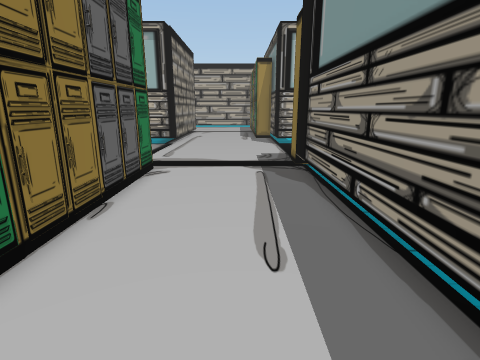
view 1 (above)

17 first-person views from a walk through a scene from a Unity 3-D project. The camera is 1.2 m above the floor, tilts 14° down and sees 80° across. The floor is counted in squares, 0.44 m on a side. Each view is taken from the middle of a square. On the plan, view 1 faces up. The plan holds only what a view shows up to about 20 squares ahead; the rest is blank. The place goes on beyond the plan. The player is left out. Some surface patterns are stand-ins.

view 2
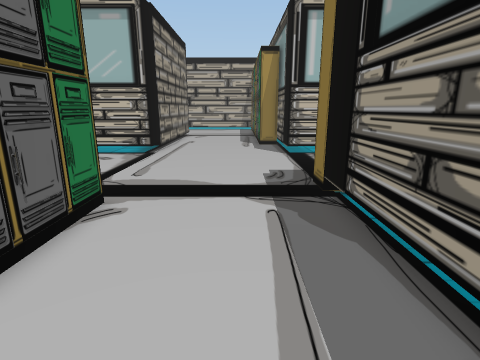

view 3
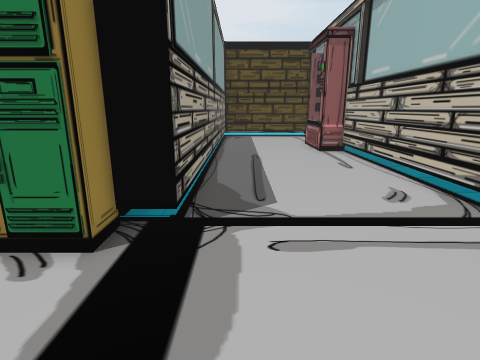

view 4
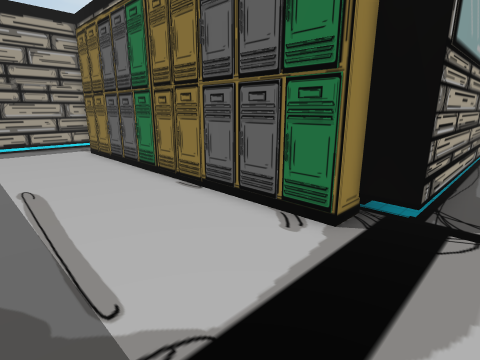

view 5
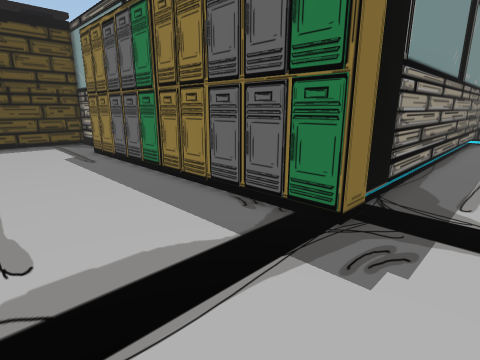

view 6
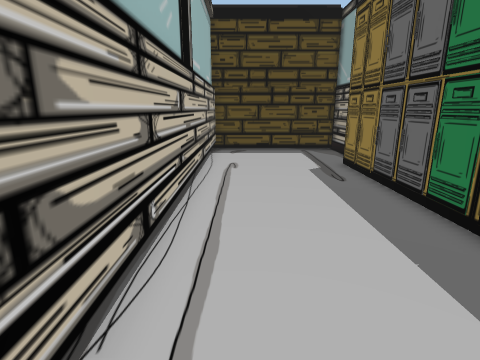

view 7
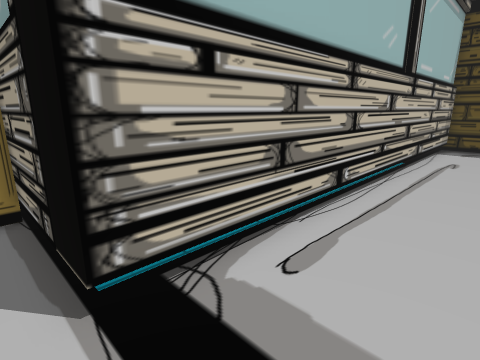

view 8
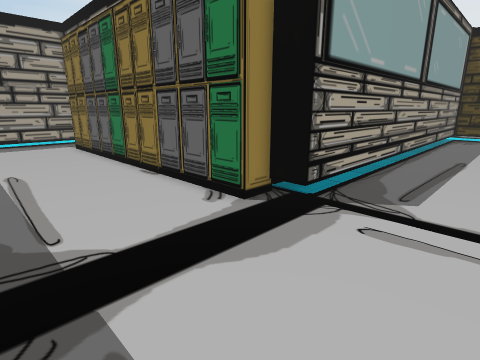

view 9
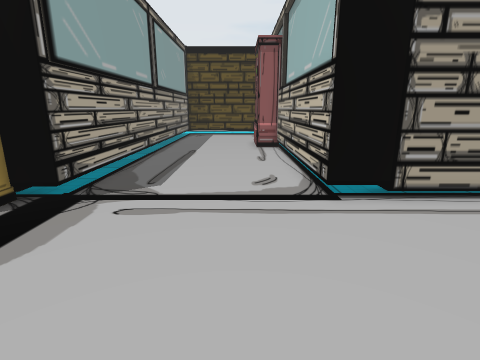

view 10
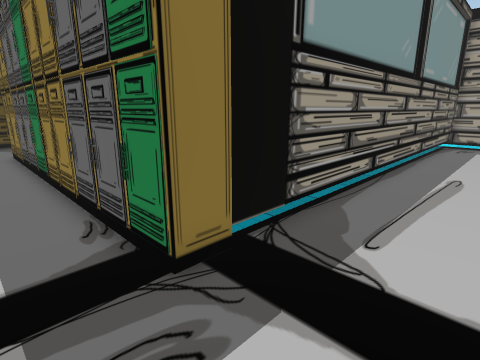

view 11
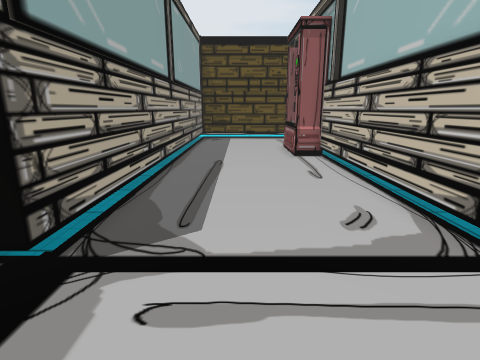

view 12
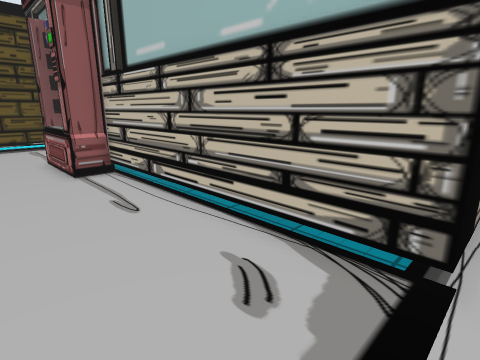

view 13
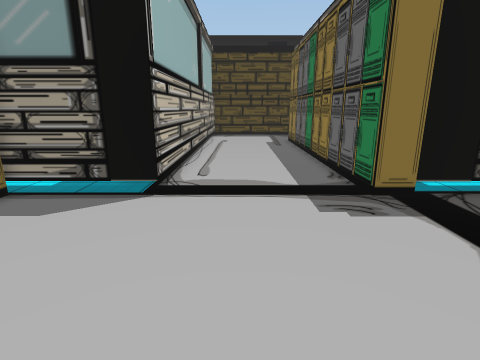

view 14
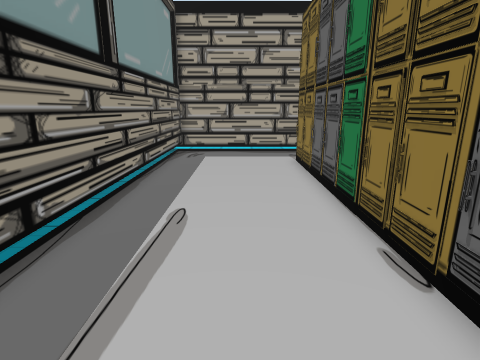

view 15
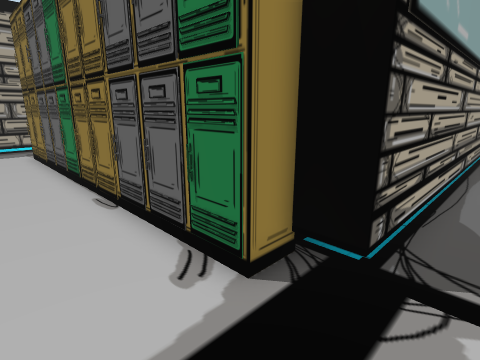

view 16
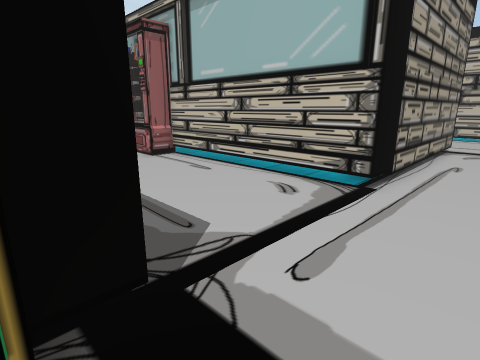

view 17
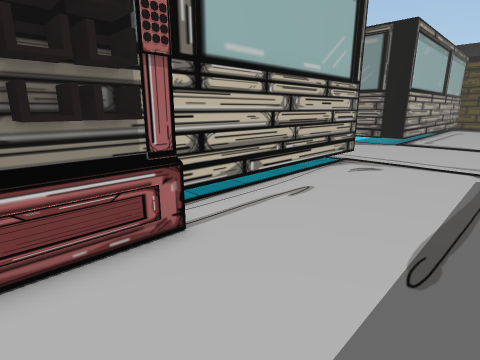

### Floor plan
Points are (right, up) in squares from view 1. A wall is a line through its corners. A room is listed if a view was taken in it or the views show most of it. See-through windows are left out.
Room 1 (views 1, 2, 3, 4, 5, 6, 7, 8, 9, 10, 11, 12, 13, 14, 15, 16, 17)
walls: (-5.4, 26.5) (-5.4, 22.7) (-21.5, 22.7); (-21.5, 14.5) (-5.3, 14.5) (-5.3, 13.1) (-4, 13.1) (-4, -3.4); (22.6, 14.5) (25.1, 14.5); (-4.9, -7.2) (2.9, -7.2) (2.9, 15.7) (19.5, 15.7); (24.8, 14.5) (24.8, 22.7) (2.9, 22.7) (2.9, 26.5)
objects: other object (-21, 21) to (-18, 22)

Positions as (right, up) in squares from view 1, and headings:
1: (0, 0), facing up
2: (0, 5), facing up
3: (1, 16), facing left
4: (2, 16), facing down-left
5: (0, 22), facing down-right
6: (5, 21), facing right
7: (2, 19), facing up-right
8: (2, 19), facing down-left
9: (3, 20), facing left
10: (-1, 18), facing down-right
11: (-1, 18), facing left
12: (-5, 18), facing up-left
13: (-6, 20), facing right
14: (-1, 12), facing down
15: (-1, 16), facing down-left
16: (-2, 13), facing up-left
17: (-21, 16), facing up-right
